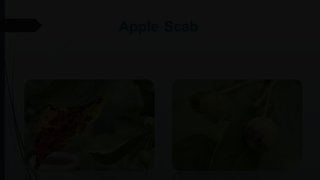
#> input picture validation/stress_samples/defensive_darkness_3.jpg, 320 x 180 px
$ python -i image_quality.py   (imports and definitions only)   (older library calls are emulated)
#> lines starting #> are read from the running program, lines starting #| are printed output that depends on the picture; after the words box and inside, x2 and y2 are one past the last pixel; in counts of white or black regions, pixels touching at a corner belong together
#> further down, picture is the input picture: PIL image 320x180 RGB; mean R, G, B 10.8, 11.6, 9.8
import cv2
import numpy as np
from PIL import Image
from dataclasses import dataclass
from typing import Dict, Any, Tuple


@dataclass
class ImageQualityResult:
    is_valid: bool
    status: str              # "PASS", "BLURRY", "POOR_EXPOSURE", "LOW_VEGETATION", "LOW_RESOLUTION"
    sharpness_score: float
    brightness_score: float
    contrast_score: float
    vegetation_ratio: float
    warning_message: str


class ImageQualityEvaluator:
    """
    Evaluates input image fidelity before feeding to neural networks.
    Rejects degraded inputs (severely blurred, completely dark, or non-plant images)
    to prevent garbage-in garbage-out failure modes.
    """
    def __init__(
        self,
        min_sharpness: float = 20.0,
        min_brightness: float = 25.0,
        max_brightness: float = 245.0,
        min_contrast: float = 18.0,
        min_vegetation_ratio: float = 0.04,
        min_dimension: int = 64
    ):
        self.min_sharpness = min_sharpness
        self.min_brightness = min_brightness
        self.max_brightness = max_brightness
        self.min_contrast = min_contrast
        self.min_vegetation_ratio = min_vegetation_ratio
        self.min_dimension = min_dimension

    def evaluate(self, image: Image.Image) -> ImageQualityResult:
        w, h = image.size
#> w = 320; h = 180
        if w < self.min_dimension or h < self.min_dimension:
            return ImageQualityResult(
                is_valid=False,
                status="LOW_RESOLUTION",
                sharpness_score=0.0,
                brightness_score=0.0,
                contrast_score=0.0,
                vegetation_ratio=0.0,
                warning_message=f"Image resolution too low ({w}x{h}). Minimum required: {self.min_dimension}x{self.min_dimension}."
            )

        # Convert to numpy array (RGB) - downsample if image is huge to prevent OpenCV allocation failure
        if max(w, h) > 1024:
            scale = 1024.0 / max(w, h)
            new_w, new_h = max(int(w * scale), 1), max(int(h * scale), 1)
            eval_img = image.resize((new_w, new_h), Image.Resampling.BILINEAR)
            np_img = np.array(eval_img.convert("RGB"))
        else:
            np_img = np.array(image.convert("RGB"))

        # 1. Sharpness via Laplacian variance
        try:
            gray = cv2.cvtColor(np_img, cv2.COLOR_RGB2GRAY)
            laplacian = cv2.Laplacian(gray, cv2.CV_32F)
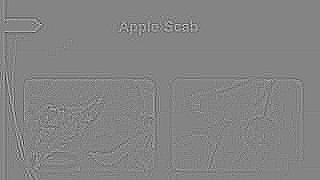
#> laplacian: shape (180, 320) float32; min -28, max 26, mean 0; drawn with min black and max white
            sharpness = float(laplacian.var())
#> sharpness = 3.75
        except Exception:
            sharpness = 100.0

        # 2. Brightness & Contrast via Lab color space
        lab = cv2.cvtColor(np_img, cv2.COLOR_RGB2LAB)
#> lab: shape (180, 320, 3); mean of channels 0, 1, 2 8.3, 127.3, 128.8
        l_channel = lab[:, :, 0]
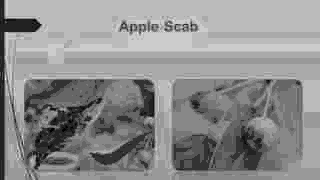
#> l_channel: shape (180, 320); min 0, max 15, mean 8.29; drawn with min black and max white
        brightness = float(np.mean(l_channel))
#> brightness = 8.29
        contrast = float(np.std(l_channel))
#> contrast = 2.76

        # 3. Vegetation Ratio via Excess Green Index (2G - R - B)
        r = np_img[:, :, 0].astype(np.float32)
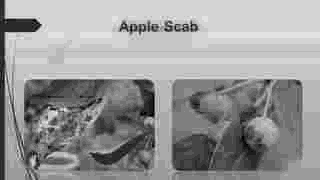
#> r: shape (180, 320) float32; min 0, max 18, mean 10.76; drawn with min black and max white
        g = np_img[:, :, 1].astype(np.float32)
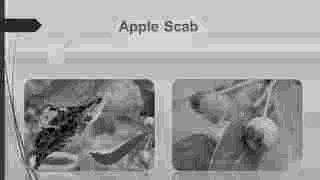
#> g: shape (180, 320) float32; min 0, max 19, mean 11.63; drawn with min black and max white
        b = np_img[:, :, 2].astype(np.float32)
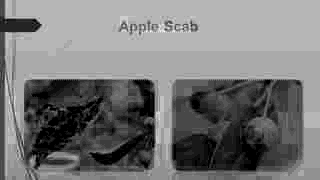
#> b: shape (180, 320) float32; min 0, max 21, mean 9.8; drawn with min black and max white
        exg = 2 * g - r - b
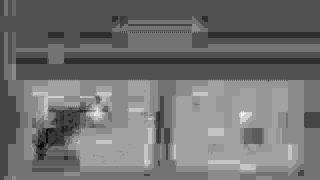
#> exg: shape (180, 320) float32; min -7, max 15, mean 2.71; drawn with min black and max white
        # Pixels with significant green excess or yellow-green hue
        plant_mask = (exg > 10.0) | ((g > r) & (g > b) & (g > 30))
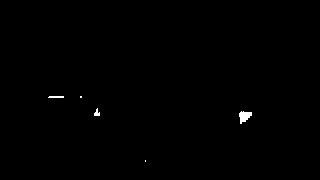
#> plant_mask: shape (180, 320) bool; 0.3% white; 5 white regions (2 under 20 px), largest, box (x1, y1, x2, y2) and area: (239, 111, 252, 124) 106, (48, 96, 64, 98) 31, (94, 108, 100, 116) 29
        vegetation_ratio = float(np.count_nonzero(plant_mask)) / float(w * h)
#> vegetation_ratio = 0.00299

        # Quality Verdicts
        if sharpness < self.min_sharpness:
            return ImageQualityResult(
                is_valid=False,
                status="BLURRY",
                sharpness_score=round(sharpness, 2),
                brightness_score=round(brightness, 2),
                contrast_score=round(contrast, 2),
                vegetation_ratio=round(vegetation_ratio, 3),
                warning_message=f"Image appears severely blurred (sharpness {sharpness:.1f} < {self.min_sharpness}). Foliar symptoms may be unrecognizable."
            )

        if brightness < self.min_brightness or brightness > self.max_brightness:
            issue = "severely underexposed / dark" if brightness < self.min_brightness else "overexposed / washed out"
            return ImageQualityResult(
                is_valid=False,
                status="POOR_EXPOSURE",
                sharpness_score=round(sharpness, 2),
                brightness_score=round(brightness, 2),
                contrast_score=round(contrast, 2),
                vegetation_ratio=round(vegetation_ratio, 3),
                warning_message=f"Image is {issue} (brightness {brightness:.1f}). Visual pathology unreliable."
            )

        if contrast < self.min_contrast:
            return ImageQualityResult(
                is_valid=False,
                status="LOW_CONTRAST",
                sharpness_score=round(sharpness, 2),
                brightness_score=round(brightness, 2),
                contrast_score=round(contrast, 2),
                vegetation_ratio=round(vegetation_ratio, 3),
                warning_message=f"Low contrast ({contrast:.1f} < {self.min_contrast}). Visual separation of lesions is ambiguous."
            )

        return ImageQualityResult(
            is_valid=True,
            status="PASS",
            sharpness_score=round(sharpness, 2),
            brightness_score=round(brightness, 2),
            contrast_score=round(contrast, 2),
            vegetation_ratio=round(vegetation_ratio, 3),
            warning_message=""
        )

>>> from PIL import Image
>>> picture = Image.open('../validation/stress_samples/defensive_darkness_3.jpg')
>>> result = ImageQualityEvaluator().evaluate(picture)
